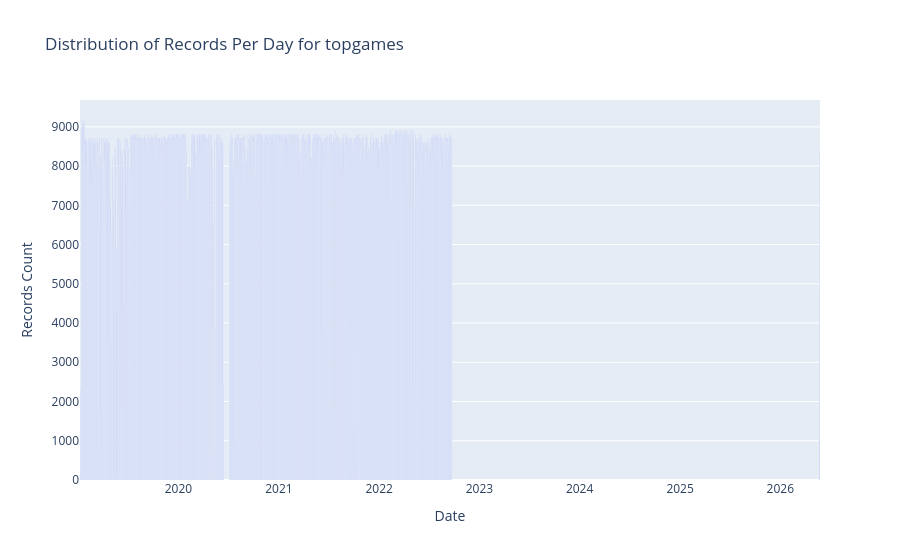

The cell this chart's notebook holds for it:
### Markdown cell above
## These are the number of entries we have per day for the `topgames` Mongo collection.  Each query returns the current top 100 games being played.  This is run every 15 minutes.

### Code cell
# https://plot.ly/python/bar-charts/

data = [Bar(
        x=grouped_df['date'],
        y=grouped_df['count']
    )]

layout = Layout(
        title='Distribution of Records Per Day for topgames',
        xaxis=dict(
            title='Date'
        ),
        yaxis=dict(
            title='Records Count'
        )
    )

fig = Figure(data=data, layout=layout)

iplot(fig)

### Figure 1 — Plotly figure (JSON) as saved in the notebook; plotly's stock layout.template omitted (floating-point values rounded to 4 significant figures; data arrays with more than 128 entries replaced by an {"elided": "..."} marker saying what was removed)
{"data": [{"type": "bar", "x": {"elided": "1309 str values"}, "y": {"elided": "1309 int values"}}], "layout": {"title": {"text": "Distribution of Records Per Day for topgames"}, "xaxis": {"title": {"text": "Date"}}, "yaxis": {"title": {"text": "Records Count"}}}}
